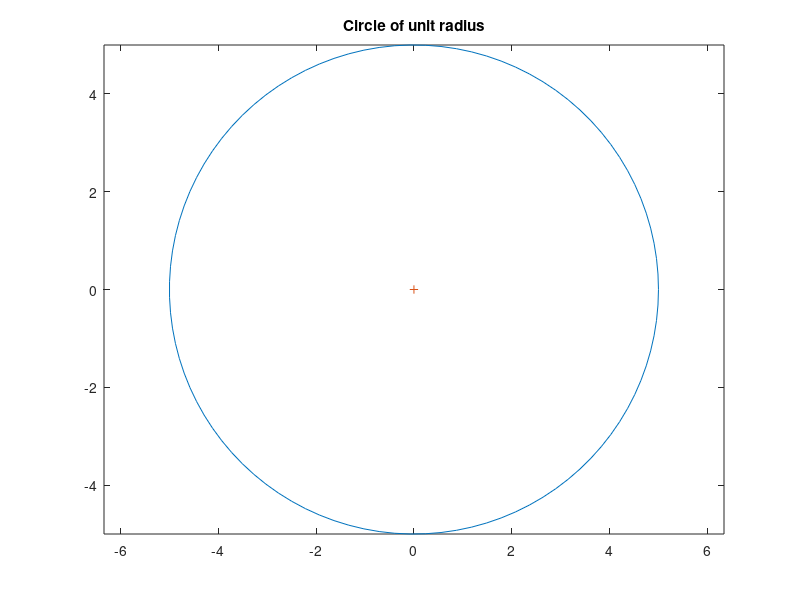

This figure's MATLAB source:
% CIRCLE - A script to draw a unit circle
% File written by Sachin Agrawal. 
% -------------------------------
r = input('Enter the radius of the circle: ');
theta = linspace(0, 2*pi, 100);
x =r * cos(theta);
y =r * sin(theta);
plot(x, y)
axis('equal')
hold on
plot(0, 0, '+')
title('Circle of unit radius')